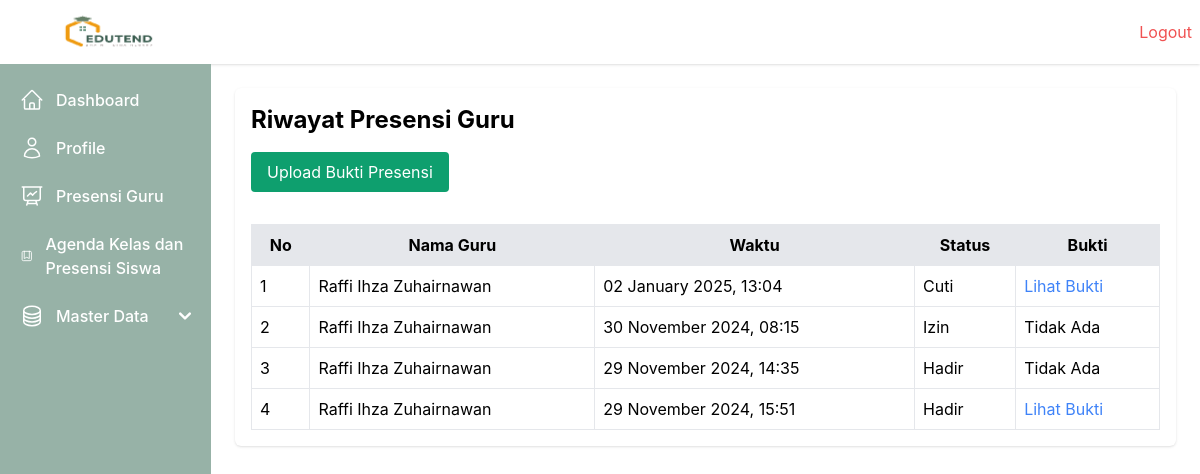
/absensi_guru/ (signed in), run on the app's committed database.
### webabsensi/models.py (models this page shows, shortened)
class AttendanceGuru(models.Model):
    STATUS_CHOICES = [
        ('Hadir', 'Hadir'),
        ('Sakit', 'Sakit'),
        ('Izin', 'Izin'),
        ('Cuti', 'Cuti'),
    ]
    id_guru = models.ForeignKey(User, on_delete=models.CASCADE, limit_choices_to={'role': 'Guru'})
    tanggal = models.DateField()
    status = models.CharField(max_length=10, choices=STATUS_CHOICES)
    bukti = models.FileField(upload_to='bukti_absensi/', blank=True, null=True)
    created_at = models.DateTimeField(auto_now_add=True)
    updated_at = models.DateTimeField(auto_now=True)

class User(models.Model):
    ROLE_CHOICES = [
        ('Tata Usaha', 'Tata Usaha'),
        ('Guru', 'Guru'),
        ('Kepala Sekolah', 'Kepala Sekolah'),
    ]
    GENDER_CHOICES = [
        ('L', 'Laki-laki'),
        ('P', 'Perempuan'),
    ]
    nip = models.CharField(max_length=20, unique=True)
    email = models.EmailField(unique=True)
    password = models.CharField(max_length=255)
    nama = models.CharField(max_length=50)
    gender = models.CharField(max_length=1, choices=GENDER_CHOICES)
    role = models.CharField(max_length=20, choices=ROLE_CHOICES)
    no_telepon = models.CharField(max_length=15)
    created_at = models.DateTimeField(auto_now_add=True)
    updated_at = models.DateTimeField(auto_now=True)

### webabsensi/views.py (the view)
    def wrapper(request, *args, **kwargs):
        user_id = request.session.get('user_id')
        if not user_id:
            messages.error(request, 'Anda harus login terlebih dahulu.')
            return redirect('login')
        return view_func(request, *args, **kwargs)

### webabsensi/views.py (called while the page is built)
def login_required(view_func):
    def wrapper(request, *args, **kwargs):
        user_id = request.session.get('user_id')
        if not user_id:
            messages.error(request, 'Anda harus login terlebih dahulu.')
            return redirect('login')
        return view_func(request, *args, **kwargs)
    return wrapper

@login_required
def manage_attendance_guru(request):
    user = User.objects.get(id=request.session.get('user_id'))
    attendance_records = AttendanceGuru.objects.filter(id_guru_id=request.session['user_id']).order_by('-tanggal')
    context = {
        'attendance_records': attendance_records,
        'user': user
        }
    return render(request, 'attendance_guru/manage_attendance_guru.html', context)

### webabsensi/templates/attendance_guru/manage_attendance_guru.html (shortened to what this page needs)
{% extends 'base.html' %} {% block content %}
<div class="">
  <h1 class="text-2xl font-bold mb-4">Riwayat Presensi Guru</h1>
  <a
    href="{% url 'add_attendance_guru' %}"
    class="bg-green-500 text-white px-4 py-2 rounded mb-4 inline-block"
    >Upload Bukti Presensi</a
  >
  <table id="attendance-table" class="w-full mt-4 border">
    <thead class="bg-gray-200">
      <tr>
        <th class="p-2 border">No</th>
        <th class="p-2 border">Nama Guru</th>
        <th class="p-2 border">Waktu</th>
        <th class="p-2 border">Status</th>
        <th class="p-2 border">Bukti</th>
      </tr>
    </thead>
    <tbody>
      {% for record in attendance_records %}
      <tr>
        <td class="p-2 border">{{ forloop.counter }}</td>
        <td class="p-2 border">{{ record.id_guru.nama }}</td>
        <td class="p-2 border">{{ record.created_at|date:"d F Y, H:i" }}</td>
        <td class="p-2 border">{{ record.status }}</td>
        <td class="p-2 border">
          {% if record.bukti %}
          <a href="{{ record.bukti.url }}" target="_blank" class="text-blue-500"
            >Lihat Bukti</a
          >
          {% else %} Tidak Ada {% endif %}
        </td>
      </tr>
      {% endfor %}
    </tbody>
  </table>
</div>
{% endblock %}

### data on the page
AttendanceGuru: id_guru.nama "Raffi Ihza Zuhairnawan", created_at "02 January 2025, 13:04", status "Cuti"
AttendanceGuru: id_guru.nama "Raffi Ihza Zuhairnawan", created_at "30 November 2024, 08:15", status "Izin", bukti "Tidak Ada"
AttendanceGuru: id_guru.nama "Raffi Ihza Zuhairnawan", created_at "29 November 2024, 14:35", status "Hadir", bukti "Tidak Ada"
AttendanceGuru: id_guru.nama "Raffi Ihza Zuhairnawan", created_at "29 November 2024, 15:51", status "Hadir"
